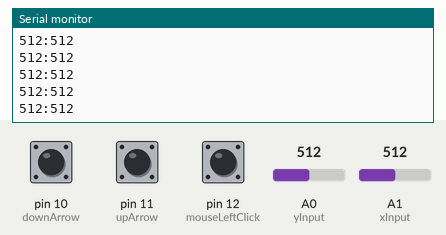
Bench run of a sketch on a simulated Arduino Uno, built with avr-gcc and run on an emulated ATmega328P. Parts: the last lines printed to the serial monitor. The inputs (shaded band) are chosen by the test bench; at power-on: pin 10 (downArrow) LOW, A0 (yInput) = 512, A1 (xInput) = 512, pin 11 (upArrow) LOW, pin 12 (mouseLeftClick) LOW.

Above: at 1.3 s.
1.4 s: pin 10 (downArrow) pulled HIGH for 0.15 s
At 1.57 s:
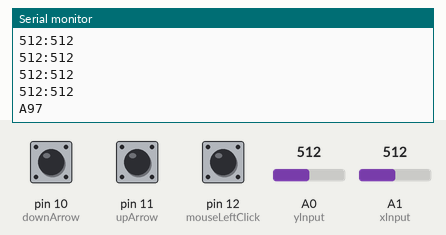
3.0 s: A0 (yInput) set to 716
At 3.02 s:
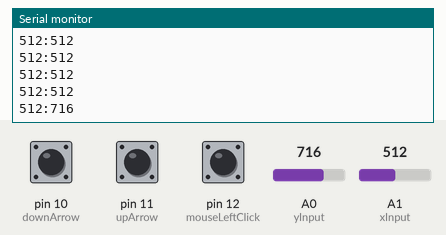
4.5 s: A1 (xInput) set to 716
At 4.53 s:
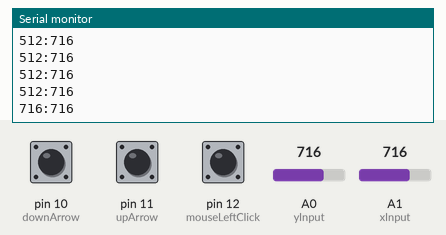
6.0 s: pin 11 (upArrow) pulled HIGH for 0.15 s
At 6.19 s:
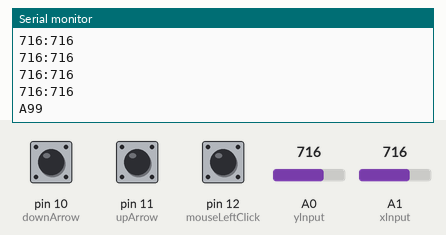
7.6 s: pin 12 (mouseLeftClick) pulled HIGH for 0.15 s
At 7.8 s:
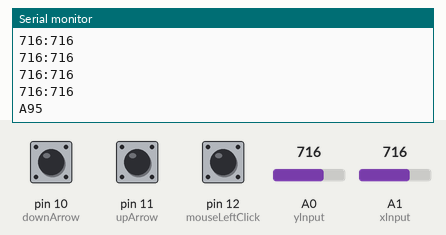
9.2 s: A0 (yInput) set to 900
At 9.26 s:
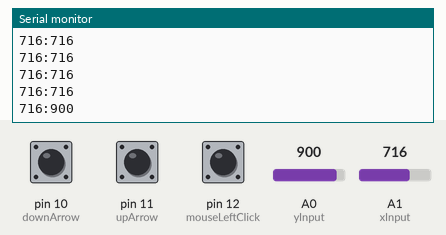
Timing chart, 0 to 11.7 s (numbered marks = the images above; inputs shaded):
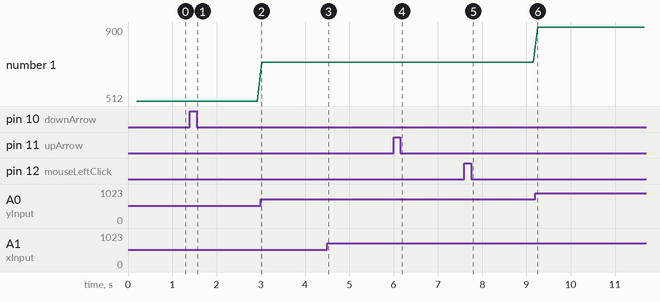

The sketch:

shieldJoy.ino
```cpp
// import data file for constants
#include "dataFile.h"

// varibales to reset push button presses
int buttonStateDown = 0;
int buttonStateUp = 0;
int buttonStateLeftClick = 0;

// initialize joystick coordinate variables
int xCor = 0;
int yCor = 0;

// setup code to run once
void setup()
{
    //begin the Serial Monitor at 9600 baud
    Serial.begin(9600);
    //give the Serial a tenth of a second to start up
    delay(100);
    //// set push button pins to INPUT
    pinMode(downArrow, INPUT);
    pinMode(upArrow, INPUT);
    pinMode(mouseLeftClick, INPUT);
}

// loop code to run repeatedly
void loop()
{
    // call the function to read for push buttons
    buttonRead();
    // wait for a tenth of a second
    delay(100);
    // call the function to obtain joystick coordinate points
    readJoy();
}

// function to read the push button states
void buttonRead()
{
    // read all values
    buttonStateDown = digitalRead(downArrow);
    buttonStateUp = digitalRead(upArrow);
    buttonStateLeftClick = digitalRead(mouseLeftClick);

    // if and else-if block to determine which have been pressed
    if (buttonStateUp == HIGH)
    {
        // classify the push button prints different from the joystick coordinate's
        Serial.print("A");
        // print its preset value
        Serial.println(upVal);
        // wait a tenth of a second
        delay(100);
        // reset the value back to LOW or 0 (Zero)
        buttonStateUp = 0;
    }
    else if (buttonStateDown == HIGH)
    {
        // classify the push button prints different from the joystick coordinate's
        Serial.print("A");
        // print its preset value
        Serial.println(downVal);
        // wait a tenth of a second
        delay(100);
        // reset the value back to LOW or 0 (Zero)
        buttonStateDown = 0;
    }
    else if (buttonStateLeftClick == HIGH)
    {
        // classify the push button prints different from the joystick coordinate's
        Serial.print("A");
        // print its preset value
        Serial.println(leftClickVal);
        // wait a tenth of a second
        delay(100);
        // reset the value back to LOW or 0 (Zero)
        buttonStateLeftClick = 0;
    }
}

// function to read joystick coordinates
void readJoy(){

    // read the analog input of each axis
    xCor = analogRead(xInput);
    yCor = analogRead(yInput);

    // only delay for a very short amount of time so there's
    // not alot of wait time between mouse movements
    delayMicroseconds(1);

    // print the x and y coordinates separated by a colon
    Serial.print(xCor);
    Serial.print(":");
    Serial.print(yCor);
    Serial.println();

}
```

dataFile.h
```cpp
// define pin constants
#define downArrow 10
#define upArrow 11
#define mouseLeftClick 12

// define unique values to be sent to the serial for each different button press
#define upVal "99"
#define downVal "97"
#define leftClickVal "95"

// define the "x" and "y" axis analog pins
/*
* please note that these pins are inverted in the joystick due
* to the orientation in which the joystick is meant to be held
* and used by the user - Makes more sense to be held this way.
*/
#define yInput A0
#define xInput A1
```

Measured:
- after the input at 1.4 s, the serial monitor: prints a new line at once (image 1)
- after the input at 3.0 s, the serial monitor: prints a new line at once (image 2)
- after the input at 4.5 s, the serial monitor: prints a new line at once (image 3)
- after the input at 6.0 s, the serial monitor: prints a new line at once (image 4)
- after the input at 7.6 s, the serial monitor: prints a new line after 0.05 s (image 5)
- after the input at 9.2 s, the serial monitor: prints a new line after 0.05 s (image 6)
- plotted number 1: 512 → 716 after the input at 3.0 s, 716 → 900 after the input at 9.2 s
